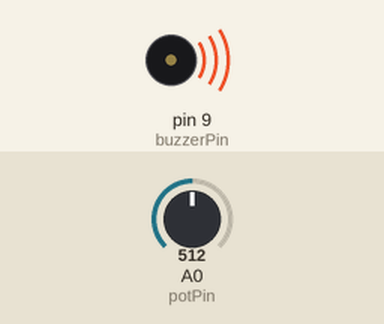
Recording of a sketch running on a simulated Arduino Uno, built with avr-gcc and run on an emulated ATmega328P. Shown: buzzer (waves = sounding). The inputs (shaded band) are chosen by the test bench; at power-on: A0 (potPin) = 512.

Above: at 0.1 s.
Timing chart, 0 to 1.6 s (numbered marks = the images above):
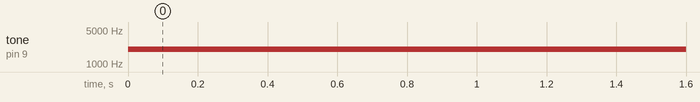

The sketch:

Tone_Buzzer.ino
```cpp
//pins
const int potPin = A0;
const int buzzerPin = 9;

void setup() {
  //stes pins to an input or output
  pinMode(buzzerPin, OUTPUT);
}

void loop() {
  //reads potentiometer value and changes buzzer frequency
  int potValue = analogRead(potPin);
  int frequency = map(potValue, 0, 1023, 50, 4000);

  //sets the buzzer to the right frequency
  tone(buzzerPin, frequency);

  //short delay to stop
}
```

Measured:
- by itself, tone on pin 9 (buzzerPin): silent → 2026 Hz at 0.00 s
